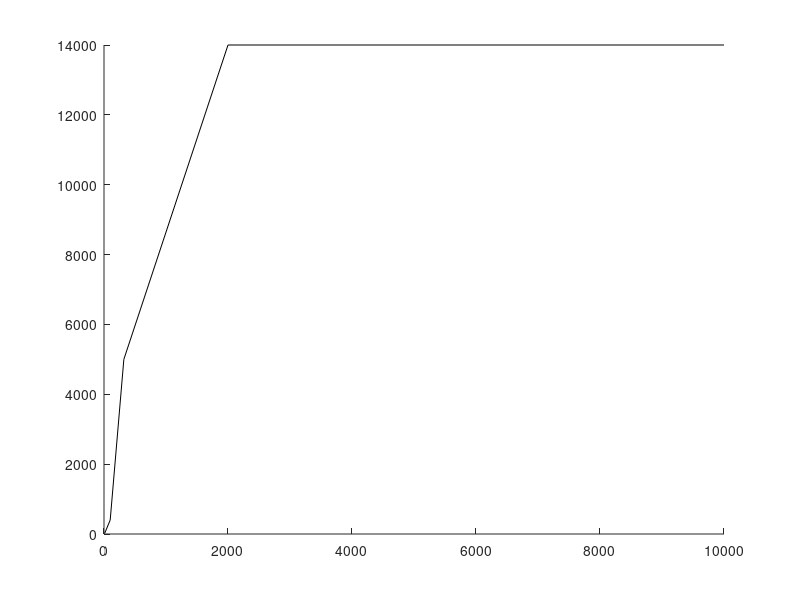

The MATLAB script that drew this image: (Note: this script raises an error after producing the figure.)
%
% function[fig_num]=plot_loglog_multiple_function(fig_num,x_label,y_label,t_string,ppp,leg,fmin,fmax)
%
%%%%%%%%%%%%%%%%%%%%%%%%%%%%%%%%%%%%%%%%%%%%%%%%%%%%%%%%%%%%%%%%%%%%%%%%%%%
%%%%%%%%%%%%%%%%%%%%%%%%%%%%%%%%%%%%%%%%%%%%%%%%%%%%%%%%%%%%%%%%%%%%%%%%%%%




%%%%%%%%%%%%%%

fig_num=1;
fmin=10;
fmax=10000;
x_label='Natural Frequency (Hz)';
y_label='Peak Accel (G)';
t_string='SRS Q=10  NS CC Separation Shock X-axis';

%
figure(fig_num);
fig_num=fig_num+1;
%

hold on;

%
cc_srs_mpe_x=[ 10 16; 100 400; 320 5000; 2000 14000; 10000 14000];
a=cc_srs_mpe_x;
plot(a(:,1),a(:,2),'k','DisplayName','Envelope');  % black

%
a=E1_sep3x_bessel_srs;
plot(a(:,1),a(:,2),'DisplayName','E1 3x');  
%
a=E3_sep2x_bessel_srs;
plot(a(:,1),a(:,2),'DisplayName','E3 2x'); 
%
a=E3_sep3x_bessel_srs;
plot(a(:,1),a(:,2),'DisplayName','E3 3x'); 

%
a=N1_sep2x_bessel_srs;
plot(a(:,1),a(:,2),'DisplayName','N1 2x'); 
%
a=N1_sep3x_bessel_srs;
plot(a(:,1),a(:,2),'DisplayName','N1 3x');  
%
a=N2_sep2x_bessel_srs;
plot(a(:,1),a(:,2),'DisplayName','N2 2x'); 
%
a=N2_sep3x_bessel_srs;
plot(a(:,1),a(:,2),'DisplayName','N2 3x'); 
%
a=N3_sep2x_bessel_srs;
plot(a(:,1),a(:,2),'DisplayName','N3 3x'); 


hold off;
%

legend show;

ylabel(y_label);   
xlabel(x_label);
out=sprintf(t_string);
title(out);
set(gca,'MinorGridLineStyle',':','GridLineStyle',':','XScale','log',...
                     'YScale','log','XminorTick','off','YminorTick','off');
%
set(gca,'XGrid','on','GridLineStyle',':');
set(gca,'YGrid','on','GridLineStyle',':');
disp(' ');
%
%%%%%%%%%%%%%%%%%%%%%%%%%%%%%%%%%%%%%%%%%%%%%%%%%%%%%%%%%%%%%%%%%%%%%%%%%%%
%


%
[xtt,xTT,iflag]=xtick_label(fmin,fmax);


if(iflag==1)
    set(gca,'xtick',xtt);
    set(gca,'XTickLabel',xTT);
    xlim([min(xtt),max(xtt)]);
end

ylim([1, 1e+05]);

%%%%%%%%%%%%%%%%%%%%%%%%%%%%%%%%%%%%%%%%%%%%%%%%%%%%%%%%%%%%%%%%%%%%%%%%%%%
%%%%%%%%%%%%%%%%%%%%%%%%%%%%%%%%%%%%%%%%%%%%%%%%%%%%%%%%%%%%%%%%%%%%%%%%%%%
%%%%%%%%%%%%%%%%%%%%%%%%%%%%%%%%%%%%%%%%%%%%%%%%%%%%%%%%%%%%%%%%%%%%%%%%%%%

t_string='SRS Q=10  NS CC Separation Shock Y-axis';

%
figure(fig_num);
fig_num=fig_num+1;
%

hold on;

%
cc_srs_mpe_y=[ 10 12; 200 300; 2000 14200; 10000 14200];
a=cc_srs_mpe_y;
plot(a(:,1),a(:,2),'k','DisplayName','Envelope');  % black

%
a=E1_sep2y_bessel_srs;
plot(a(:,1),a(:,2),'r','DisplayName','E1 2y');  
%
a=E1_sep3y_bessel_srs;
plot(a(:,1),a(:,2),'b','DisplayName','E1 3y');  
%
a=E2_sep2y_bessel_srs;
plot(a(:,1),a(:,2),'DisplayName','E2 2y'); 

%
a=E2_sep3y_bessel_srs;
plot(a(:,1),a(:,2),'DisplayName','E2 3y'); 
a=E3_sep2y_bessel_srs;
plot(a(:,1),a(:,2),'DisplayName','E3 2y');  
%
a=E3_sep3y_bessel_srs;
plot(a(:,1),a(:,2),'DisplayName','E3 3y'); 
%
a=N1_sep2y_bessel_srs;
plot(a(:,1),a(:,2),'DisplayName','N1 2y'); 
%
a=N1_sep3y_bessel_srs;
plot(a(:,1),a(:,2),'DisplayName','N1 3y'); 
%
a=N2_sep3y_bessel_srs;
plot(a(:,1),a(:,2),'DisplayName','N2 3y');

hold off;
%

legend show;

ylabel(y_label);   
xlabel(x_label);
out=sprintf(t_string);
title(out);
set(gca,'MinorGridLineStyle',':','GridLineStyle',':','XScale','log',...
                     'YScale','log','XminorTick','off','YminorTick','off');
%
set(gca,'XGrid','on','GridLineStyle',':');
set(gca,'YGrid','on','GridLineStyle',':');
disp(' ');
%
%%%%%%%%%%%%%%%%%%%%%%%%%%%%%%%%%%%%%%%%%%%%%%%%%%%%%%%%%%%%%%%%%%%%%%%%%%%
%


%
[xtt,xTT,iflag]=xtick_label(fmin,fmax);


if(iflag==1)
    set(gca,'xtick',xtt);
    set(gca,'XTickLabel',xTT);
    xlim([min(xtt),max(xtt)]);
end

ylim([1, 1e+05]);

%%%%%%%%%%%%%%%%%%%%%%%%%%%%%%%%%%%%%%%%%%%%%%%%%%%%%%%%%%%%%%%%%%%%%%%%%%%
%%%%%%%%%%%%%%%%%%%%%%%%%%%%%%%%%%%%%%%%%%%%%%%%%%%%%%%%%%%%%%%%%%%%%%%%%%%
%%%%%%%%%%%%%%%%%%%%%%%%%%%%%%%%%%%%%%%%%%%%%%%%%%%%%%%%%%%%%%%%%%%%%%%%%%%

t_string='SRS Q=10  NS CC Separation Ball Latch Only';

%
figure(fig_num);
fig_num=fig_num+1;
%

hold on;

%
cc_srs_mpe_ball_latch=[ 10 16; 250 560; 1000 2000; 2200 14000; 10000 14000];
a=cc_srs_mpe_ball_latch;
plot(a(:,1),a(:,2),'k','DisplayName','Envelope');  % black

%
a=N1_sep2x_bessel_srs;
plot(a(:,1),a(:,2),'DisplayName','N1 2x'); 
%
a=N1_sep3x_bessel_srs;
plot(a(:,1),a(:,2),'DisplayName','N1 3x');  
%

a=N1_sep2y_bessel_srs;
plot(a(:,1),a(:,2),'DisplayName','N1 2y'); 
%
a=N1_sep3y_bessel_srs;
plot(a(:,1),a(:,2),'DisplayName','N1 3y'); 


hold off;
%

legend show;

ylabel(y_label);   
xlabel(x_label);
out=sprintf(t_string);
title(out);
set(gca,'MinorGridLineStyle',':','GridLineStyle',':','XScale','log',...
                     'YScale','log','XminorTick','off','YminorTick','off');
%
set(gca,'XGrid','on','GridLineStyle',':');
set(gca,'YGrid','on','GridLineStyle',':');
disp(' ');
%
%%%%%%%%%%%%%%%%%%%%%%%%%%%%%%%%%%%%%%%%%%%%%%%%%%%%%%%%%%%%%%%%%%%%%%%%%%%
%


%
[xtt,xTT,iflag]=xtick_label(fmin,fmax);


if(iflag==1)
    set(gca,'xtick',xtt);
    set(gca,'XTickLabel',xTT);
    xlim([min(xtt),max(xtt)]);
end

ylim([1, 1e+05]);

%%%%%%%%%%%%%%%%%%%%%%%%%%%%%%%%%%%%%%%%%%%%%%%%%%%%%%%%%%%%%%%%%%%%%%%%%%%
%%%%%%%%%%%%%%%%%%%%%%%%%%%%%%%%%%%%%%%%%%%%%%%%%%%%%%%%%%%%%%%%%%%%%%%%%%%
%%%%%%%%%%%%%%%%%%%%%%%%%%%%%%%%%%%%%%%%%%%%%%%%%%%%%%%%%%%%%%%%%%%%%%%%%%%

t_string='SRS Q=10  NS CC Separation Explosive Bolt Only';

%
figure(fig_num);
fig_num=fig_num+1;
%

hold on;

%
cc_srs_mpe_exp_bolts=[ 10 3; 1900 14000; 10000 14000];
a=cc_srs_mpe_exp_bolts;
plot(a(:,1),a(:,2),'k','DisplayName','Envelope');  % black

%
a=E1_sep3x_bessel_srs;
plot(a(:,1),a(:,2),'DisplayName','E1 3x');  
%
a=E1_sep2y_bessel_srs;
plot(a(:,1),a(:,2),'r','DisplayName','E1 2y');  
%
a=E1_sep3y_bessel_srs;
plot(a(:,1),a(:,2),'b','DisplayName','E1 3y');  
%

hold off;
%

legend show;

ylabel(y_label);   
xlabel(x_label);
out=sprintf(t_string);
title(out);
set(gca,'MinorGridLineStyle',':','GridLineStyle',':','XScale','log',...
                     'YScale','log','XminorTick','off','YminorTick','off');
%
set(gca,'XGrid','on','GridLineStyle',':');
set(gca,'YGrid','on','GridLineStyle',':');
disp(' ');
%
%%%%%%%%%%%%%%%%%%%%%%%%%%%%%%%%%%%%%%%%%%%%%%%%%%%%%%%%%%%%%%%%%%%%%%%%%%%
%


%
[xtt,xTT,iflag]=xtick_label(fmin,fmax);


if(iflag==1)
    set(gca,'xtick',xtt);
    set(gca,'XTickLabel',xTT);
    xlim([min(xtt),max(xtt)]);
end

ylim([1, 1e+05]);

%%%%%%%%%%%%%%%%%%%%%%%%%%%%%%%%%%%%%%%%%%%%%%%%%%%%%%%%%%%%%%%%%%%%%%%%%%%
%%%%%%%%%%%%%%%%%%%%%%%%%%%%%%%%%%%%%%%%%%%%%%%%%%%%%%%%%%%%%%%%%%%%%%%%%%%
%%%%%%%%%%%%%%%%%%%%%%%%%%%%%%%%%%%%%%%%%%%%%%%%%%%%%%%%%%%%%%%%%%%%%%%%%%%

t_string='SRS Q=10  NS CC Separation LSC Only';

%
figure(fig_num);
fig_num=fig_num+1;
%

hold on;

%
cc_srs_mpe_LSC=[ 10 6; 100 130 ; 320 5000; 4000 14000; 10000 14000];
a=cc_srs_mpe_LSC;
plot(a(:,1),a(:,2),'k','DisplayName','Envelope');  % black

%
a=E3_sep2x_bessel_srs;
plot(a(:,1),a(:,2),'DisplayName','E3 2x'); 
%
a=E3_sep3x_bessel_srs;
plot(a(:,1),a(:,2),'DisplayName','E3 3x');  
%
a=E3_sep2y_bessel_srs;
plot(a(:,1),a(:,2),'DisplayName','E3 2y');  
%
a=E3_sep3y_bessel_srs;
plot(a(:,1),a(:,2),'DisplayName','E3 3y'); 
%
hold off;
%

legend show;

ylabel(y_label);   
xlabel(x_label);
out=sprintf(t_string);
title(out);
set(gca,'MinorGridLineStyle',':','GridLineStyle',':','XScale','log',...
                     'YScale','log','XminorTick','off','YminorTick','off');
%
set(gca,'XGrid','on','GridLineStyle',':');
set(gca,'YGrid','on','GridLineStyle',':');
disp(' ');
%
%%%%%%%%%%%%%%%%%%%%%%%%%%%%%%%%%%%%%%%%%%%%%%%%%%%%%%%%%%%%%%%%%%%%%%%%%%%
%
%
[xtt,xTT,iflag]=xtick_label(fmin,fmax);


if(iflag==1)
    set(gca,'xtick',xtt);
    set(gca,'XTickLabel',xTT);
    xlim([min(xtt),max(xtt)]);
end

ylim([1, 1e+05]);

%%%%%%%%%%%%%%%%%%%%%%%%%%%%%%%%%%%%%%%%%%%%%%%%%%%%%%%%%%%%%%%%%%%%%%%%%%%
%%%%%%%%%%%%%%%%%%%%%%%%%%%%%%%%%%%%%%%%%%%%%%%%%%%%%%%%%%%%%%%%%%%%%%%%%%%
%%%%%%%%%%%%%%%%%%%%%%%%%%%%%%%%%%%%%%%%%%%%%%%%%%%%%%%%%%%%%%%%%%%%%%%%%%%

t_string='SRS Q=10  NS CC Separation Shock Comparison';

%
figure(fig_num);
fig_num=fig_num+1;
%

hold on;

envelope=[ 10 16; 130 300; 320 5000; 2000 14000; 10000 14000];
%
a=envelope;
plot(a(:,1),a(:,2),'k','DisplayName','Envelope');  % black

%
a=cc_srs_mpe_ball_latch;
plot(a(:,1),a(:,2),'r','DisplayName','Ball Latch Only'); 
%
a=cc_srs_mpe_exp_bolts;
plot(a(:,1),a(:,2),'b','DisplayName','Explosive Bolts Only');  
%
a=cc_srs_mpe_LSC;
plot(a(:,1),a(:,2),'DisplayName','LSC Only');  
%
hold off;
%

legend show;

ylabel(y_label);   
xlabel(x_label);
out=sprintf(t_string);
title(out);
set(gca,'MinorGridLineStyle',':','GridLineStyle',':','XScale','log',...
                     'YScale','log','XminorTick','off','YminorTick','off');
%
set(gca,'XGrid','on','GridLineStyle',':');
set(gca,'YGrid','on','GridLineStyle',':');
disp(' ');
%
%%%%%%%%%%%%%%%%%%%%%%%%%%%%%%%%%%%%%%%%%%%%%%%%%%%%%%%%%%%%%%%%%%%%%%%%%%%
%
%
[xtt,xTT,iflag]=xtick_label(fmin,fmax);


if(iflag==1)
    set(gca,'xtick',xtt);
    set(gca,'XTickLabel',xTT);
    xlim([min(xtt),max(xtt)]);
end

ylim([1, 1e+05]);